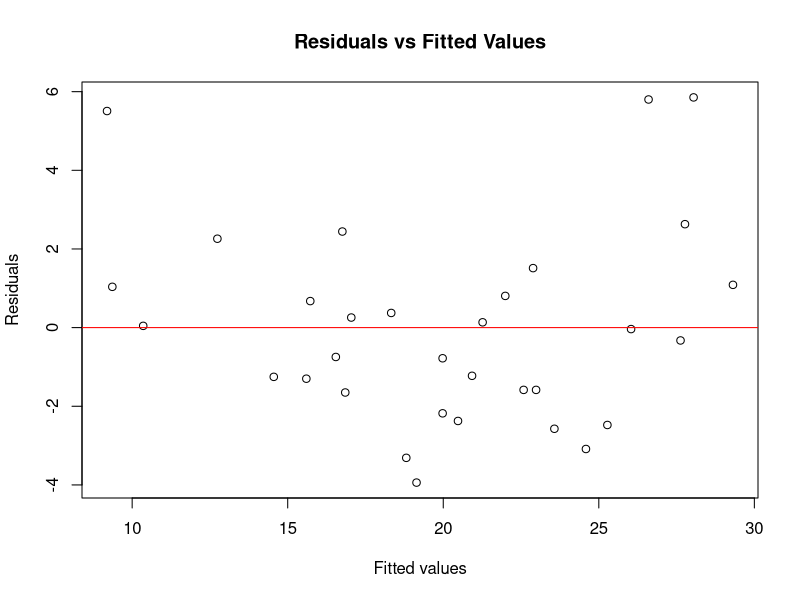
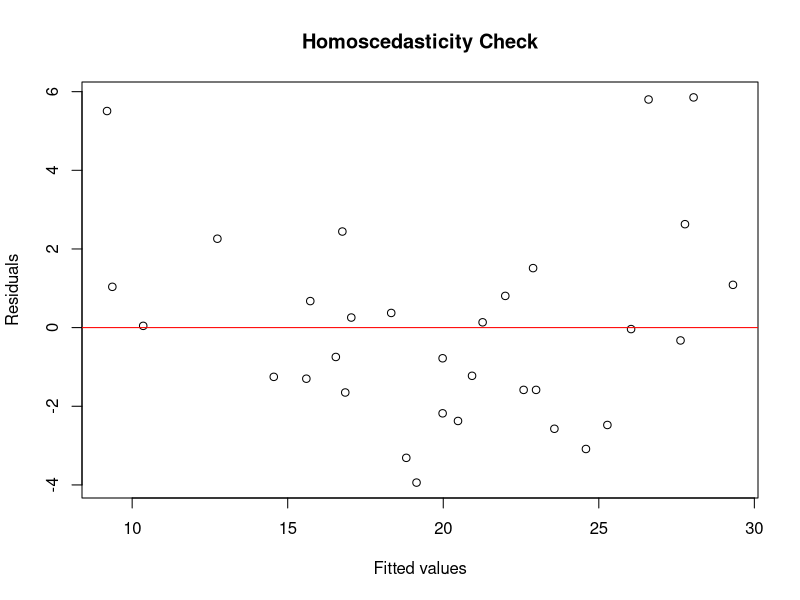
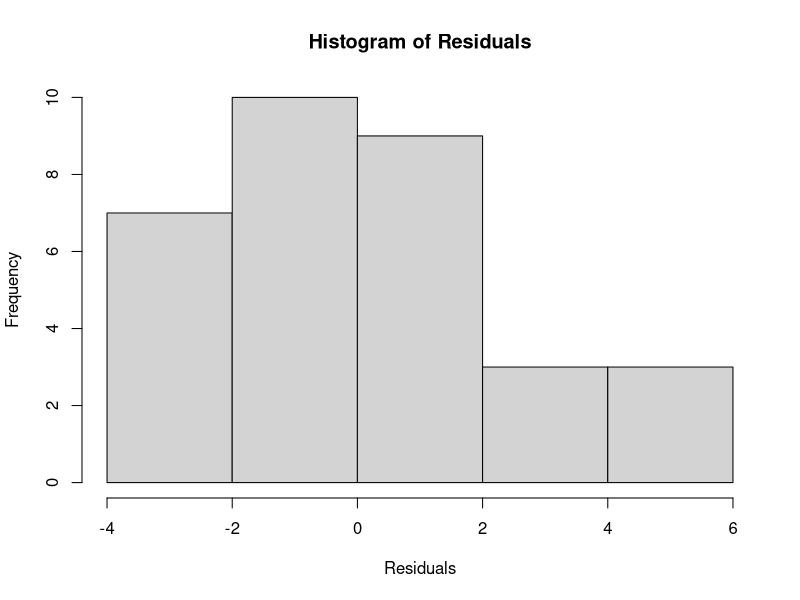
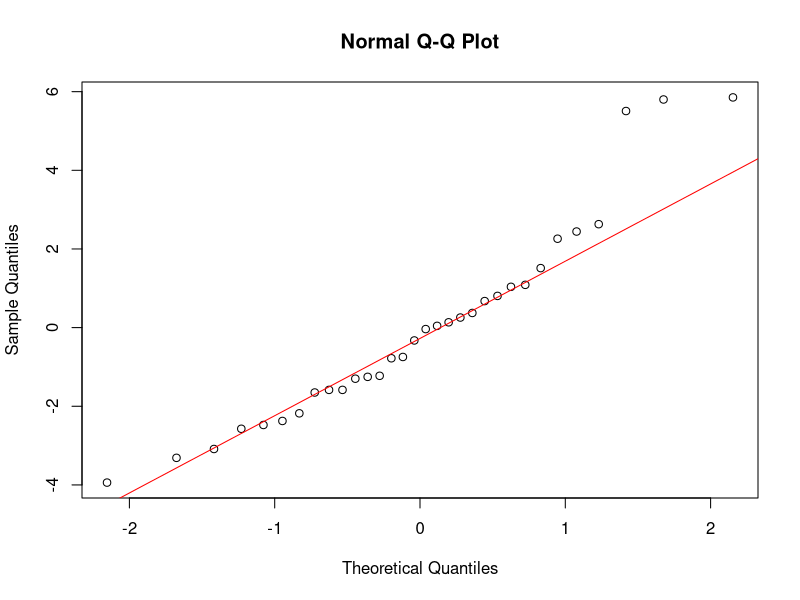
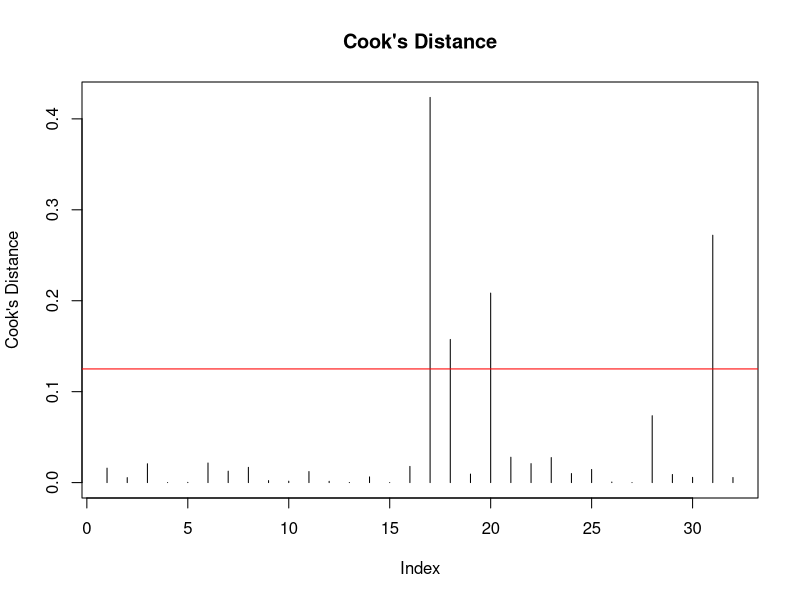
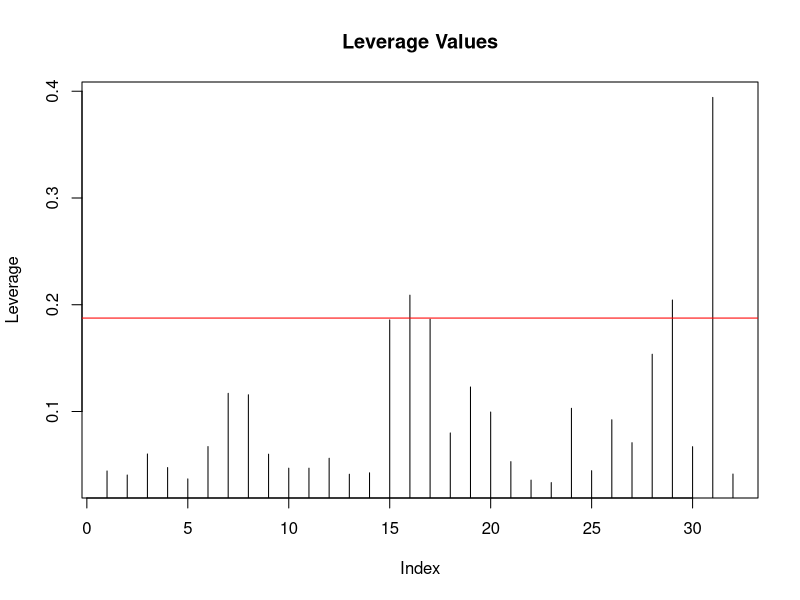

These charts were generated, in order, by the following R code:
## ---- chunk 1
knitr::opts_chunk$set(echo = TRUE)
## ---- chunk 2
                    #  data(mtcars)
                    # attach(mtcars)
## ---- chunk 3

head(mtcars)

## ---- chunk 4

#----------------------------------------
#          QUESTION 1 (a)
#----------------------------------------


# Set mpg as the independent variable. (Y)
Y <- (mtcars$mpg)
Y


## ---- chunk 5


# Set wt as the dependent variable. (X)
data(mtcars)
attach(mtcars)
X <- cbind(wt, hp)
X_t <- t(X) # find the transpose of X.
X_t # Call the function.


## ---- chunk 6

N <- X_t%*%X
N # Call the function

## ---- chunk 7
# Obtain the inverse of the matrix resulting from the product of the X matrix and its transpose.
solve(N)
## ---- chunk 8
f <- X_t%*%Y
f
## ---- chunk 9
B = solve(N)%*%f
B # Call B
## ---- chunk 10
model <- lm(mpg ~ wt + hp, data = mtcars)
show(model)
summary(model)
## ---- chunk 11
# i)	 Check linearity and interpret the findings.

plot(model$fitted.values, resid(model),
     xlab = "Fitted values",
     ylab = "Residuals",
     main = "Residuals vs Fitted Values")
abline(h = 0, col = "red")
## ---- chunk 12
#install.packages("lmtest")
#install.packages("car")

library(lmtest)
library(car)

dwtest(model)
## ---- chunk 13
plot(model$fitted.values, resid(model),
     xlab = "Fitted values",
     ylab = "Residuals",
     main = "Homoscedasticity Check")
abline(h = 0, col = "red")
## ---- chunk 14
hist(resid(model),
     main = "Histogram of Residuals",
     xlab = "Residuals")

qqnorm(resid(model))
qqline(resid(model), col = "red")

shapiro.test(resid(model))
## ---- chunk 15
library(car)
vif(model)
## ---- chunk 16
std_res <- rstandard(model)
std_res
## ---- chunk 17
# To identify possible outliers
which(abs(std_res) > 2)
## ---- chunk 18
cook <- cooks.distance(model)
cook

plot(cook, type = "h",
     main = "Cook's Distance",
     ylab = "Cook's Distance")
abline(h = 4 / nrow(mtcars), col = "red")

# To identify influential cases
which(cook > 4 / nrow(mtcars))

## ---- chunk 19
lev <- hatvalues(model)
lev

plot(lev, type = "h",
     main = "Leverage Values",
     ylab = "Leverage")
abline(h = 2 * 3 / nrow(mtcars), col = "red")

# To identify high leverage cases.
which(lev > 2 * 3 / nrow(mtcars))
## ---- chunk 20
cov_ratio <- covratio(model)
cov_ratio

# We now check for influental cases
n <- nrow(mtcars)
p <- 3

lower <- 1 - (3 * p / n)
upper <- 1 + (3 * p / n)

lower
upper

which(cov_ratio < lower | cov_ratio > upper)
